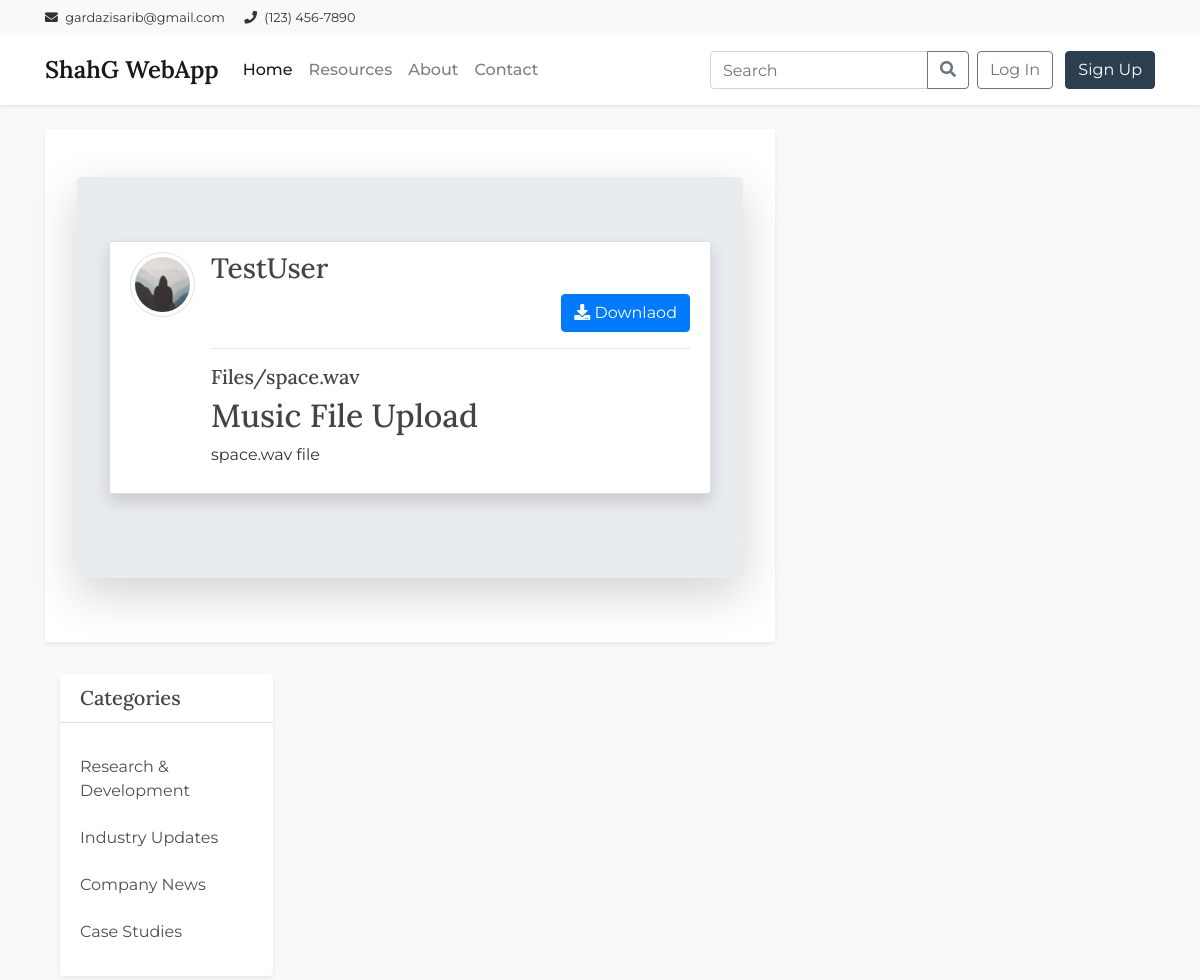
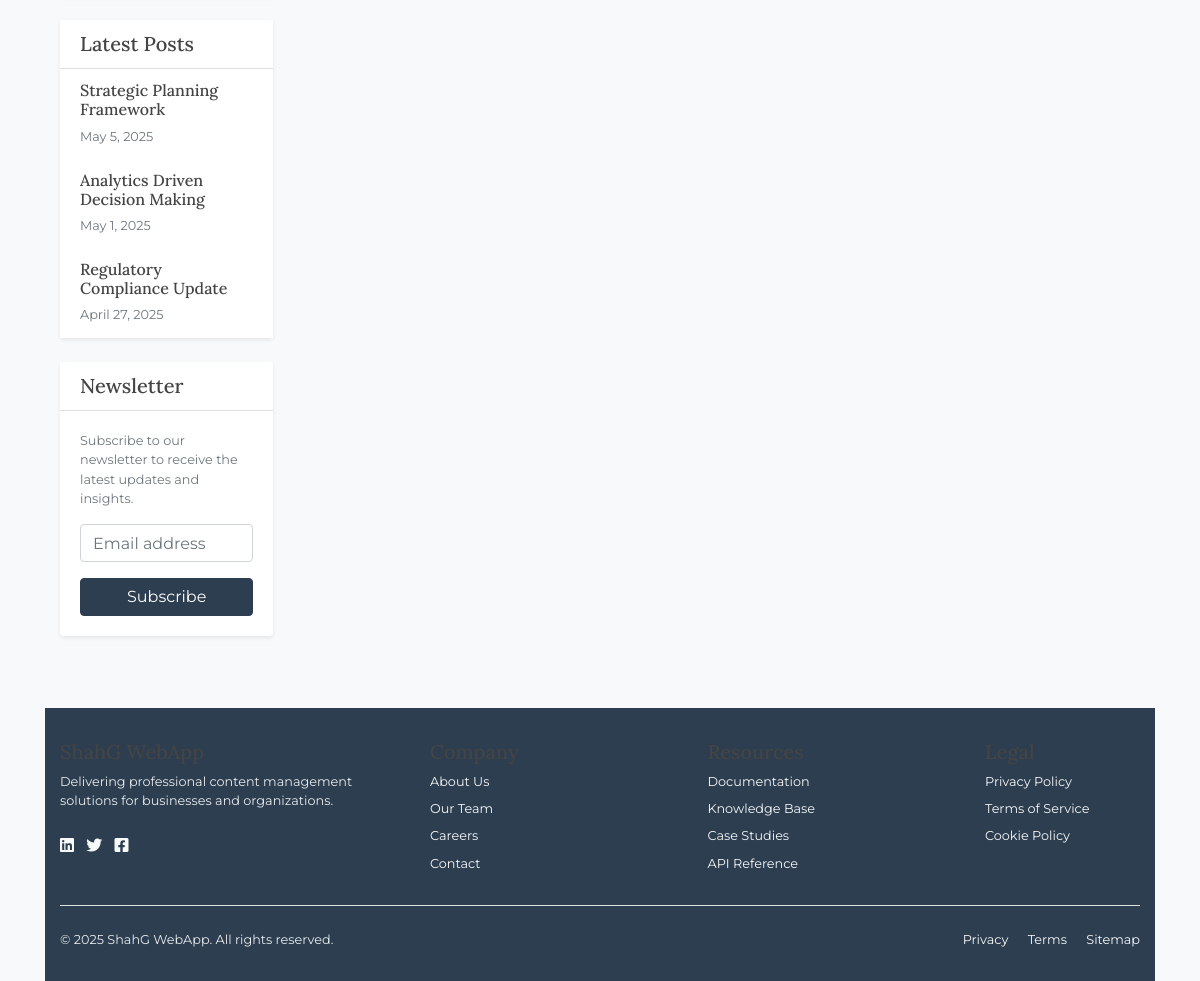
Screenshot of /post/3/ with the database file from the repository (2 pictures, top to bottom).
### blog/models.py (models this page shows, shortened)
class Post(models.Model):
	title = models.CharField(max_length=100)
	file = models.FileField(null=True,blank=True,upload_to='Files')
	content = models.TextField()
	date_posted = models.DateTimeField(default=timezone.now)
	author = models.ForeignKey(User, on_delete=models.CASCADE)
	def extension(self):
		name, extension = os.path.splitext(self.file.name)
		return extension

### users/models.py (models this page shows, shortened)
class Profile(models.Model):
    user = models.OneToOneField(User, on_delete=models.CASCADE)
    image = models.ImageField(default='default.jpg', upload_to='profile_pics')

### blog/views.py (the view)
# urls.py: path('post/<int:pk>/', PostDetailView.as_view(), name='post-detail'),
class PostDetailView(DetailView):
    model = Post
    template_name = 'blog/post_detail.html'

### blog/templates/blog/post_detail.html (shortened to what this page needs)
{% extends "blog/base.html" %}
{% block content %}
<div class="jumbotron mt-3 shadow-lg">
<article class="media content-section shadow ">
   <a href="{{ object.author.profile.image.url }} " target="_blank"> <img src="{{ object.author.profile.image.url }}  " alt="" class="article-img rounded-circle img-thumbnail img-fluid">
   </a>
    <div class="media-body">
      <div class="">
        <div class="d-flex justify-content-between">
        <a class="mr-2 mt-0 mb-0  text-dark" href="{% url 'user-posts' object.author.username  %}"><h3>{{ object.author }}</h3></a>
        </div>
        {% if object.author != user %}
          <div class="form-group mt-0 pt-0 d-flex justify-content-end">
            <a href="{{ object.file.url }}" download class="btn btn-primary flex-last" type="submit"><i class="fas fa-download"></i> Downlaod</a>
          </div>
        {% endif %}
        <hr>
      </div>
      <div>
        {% if object.file %}
          {% if object.extension == '.jpg' or object.extension == 'jpeg' or object.extension == 'png' %}
            <a href="{{ object.file.url }}"  download ><img src="{{ object.file.url }}" alt="" class="img-fluid "></a>
            <a href="{{ object.file.url }}"  download class="text-dark"><h5>{{ object.file }}</h5></a>
          {% else %}
            <a href="{{ object.file.url }}"  download class="text-dark"><h5>{{ object.file }}</h5></a>
          {% endif %}
        {% endif %}
      </div>
      <h2>{{ object.title }}</h2>
      <p class="article-content">{{ object.content }}</p>
    </div>
  </article>
{% endblock content %}

### blog/static/blog/main.css (style rules this page uses)
body { background: #fafafa; color: #333333; margin-top: 0; }
h1, h2, h3, h4, h5, h6 { color: #444444; }
.content-section { background: #ffffff; padding: 10px 20px; border: 1px solid #dddddd; border-radius: 3px; margin-bottom: 20px; }
.article-content { white-space: pre-line; }
.article-img { height: 65px; width: 65px; margin-right: 16px; }

### blog/templates/blog/base.html (style rules this page uses)
body { font-family: 'Montserrat', sans-serif; color: #333; background-color: #f8f9fa; }
h1, h2, h3, h4, h5, h6 { font-family: 'Lora', serif; font-weight: 500; }

### rows the page displays
Post: author.profile.image (placeholder picture), author "TestUser", file "Files/space.wav", title "Music File Upload", content "space.wav file"
